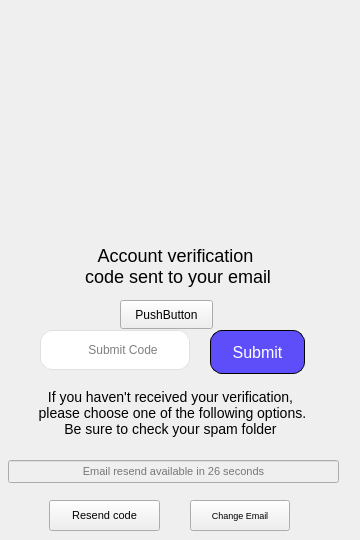
    <widget class="QWidget" name="verificationEmailPage">
     <widget class="QLabel" name="startLogo_6">
      <property name="geometry">
       <rect>
        <x>60</x>
        <y>90</y>
        <width>231</width>
        <height>131</height>
       </rect>
      </property>
      <property name="text">
       <string/>
      </property>
      <property name="pixmap">
       <pixmap resource="assets.qrc">:/logo/resources/StartVPNlogo.png.png</pixmap>
      </property>
      <property name="scaledContents">
       <bool>true</bool>
      </property>
      <property name="alignment">
       <set>Qt::AlignCenter</set>
      </property>
     </widget>
     <widget class="QLabel" name="loginLabel_7">
      <property name="geometry">
       <rect>
        <x>0</x>
        <y>240</y>
        <width>351</width>
        <height>51</height>
       </rect>
      </property>
      <property name="styleSheet">
       <string notr="true">font : 18px; color : Bold;</string>
      </property>
      <property name="text">
       <string>Account verification 
 code sent to your email</string>
      </property>
      <property name="alignment">
       <set>Qt::AlignCenter</set>
      </property>
     </widget>
     <widget class="QWidget" name="usernameWidget_5" native="true">
      <property name="geometry">
       <rect>
        <x>40</x>
        <y>330</y>
        <width>150</width>
        <height>40</height>
       </rect>
      </property>
      <property name="styleSheet">
       <string notr="true">background-color:white;border-radius:12px;border:1px solid #E0E0E0;</string>
      </property>
      <layout class="QHBoxLayout" name="usernameLayout_5">
       <property name="leftMargin">
        <number>1</number>
       </property>
       <property name="topMargin">
        <number>1</number>
       </property>
       <property name="rightMargin">
        <number>1</number>
       </property>
       <property name="bottomMargin">
        <number>1</number>
       </property>
       <item>
        <spacer name="horizontalSpacer_2">
         <property name="orientation">
          <enum>Qt::Horizontal</enum>
         </property>
         <property name="sizeHint" stdset="0">
          <size>
           <width>40</width>
           <height>20</height>
          </size>
         </property>
        </spacer>
       </item>
       <item>
        <widget class="QLineEdit" name="emailVerificationCodeLineEdit">
         <property name="font">
          <font>
           <bold>false</bold>
          </font>
         </property>
         <property name="styleSheet">
          <string notr="true">height:40px;border:none;</string>
         </property>
         <property name="echoMode">
          <enum>QLineEdit::Password</enum>
         </property>
         <property name="placeholderText">
          <string> Submit Code</string>
         </property>
        </widget>
       </item>
      </layout>
     </widget>
     <widget class="QLabel" name="loginLabel_8">
      <property name="geometry">
       <rect>
        <x>0</x>
        <y>380</y>
        <width>341</width>
        <height>66</height>
       </rect>
      </property>
      <property name="styleSheet">
       <string notr="true">font : 14px; color : Bold;</string>
      </property>
      <property name="text">
       <string>If you haven't received your verification, 
 please choose one of the following options. 
Be sure to check your spam folder</string>
      </property>
      <property name="alignment">
       <set>Qt::AlignCenter</set>
      </property>
     </widget>
     <widget class="QLineEdit" name="timeSetLineEdit">
      <property name="enabled">
       <bool>false</bool>
      </property>
      <property name="geometry">
       <rect>
        <x>8</x>
        <y>460</y>
        <width>331</width>
        <height>23</height>
       </rect>
      </property>
      <property name="font">
       <font>
        <pointsize>8</pointsize>
       </font>
      </property>
      <property name="styleSheet">
       <string notr="true">display:hide;</string>
      </property>
      <property name="alignment">
       <set>Qt::AlignCenter</set>
      </property>
      <property name="placeholderText">
       <string>Email resend available in 26 seconds</string>
      </property>
     </widget>
     <widget class="QPushButton" name="btnResendCode">
      <property name="enabled">
       <bool>true</bool>
      </property>
      <property name="geometry">
       <rect>
        <x>49</x>
        <y>500</y>
        <width>111</width>
        <height>31</height>
       </rect>
      </property>
      <property name="font">
       <font>
        <pointsize>8</pointsize>
       </font>
      </property>
      <property name="cursor">
       <cursorShape>PointingHandCursor</cursorShape>
      </property>
      <property name="text">
       <string>Resend code</string>
      </property>
     </widget>
     <widget class="QPushButton" name="btnChangeEmail">
      <property name="geometry">
       <rect>
        <x>190</x>
        <y>500</y>
        <width>100</width>
        <height>31</height>
       </rect>
      </property>
      <property name="font">
       <font>
        <pointsize>7</pointsize>
       </font>
      </property>
      <property name="cursor">
       <cursorShape>PointingHandCursor</cursorShape>
      </property>
      <property name="text">
       <string>Change Email</string>
      </property>
     </widget>
     <widget class="QPushButton" name="btnSubmitEmailVerificationCode">
      <property name="geometry">
       <rect>
        <x>210</x>
        <y>330</y>
        <width>95</width>
        <height>44</height>
       </rect>
      </property>
      <property name="cursor">
       <cursorShape>PointingHandCursor</cursorShape>
      </property>
      <property name="styleSheet">
       <string notr="true">font : 16px;color: white;border: 1px solid; border-radius:12px; background-color: palette(base);background-color:#5E4EFA;</string>
      </property>
      <property name="text">
       <string>Submit</string>
      </property>
     </widget>
     <widget class="QPushButton" name="btnEmailVerificationLoader">
      <property name="geometry">
       <rect>
        <x>120</x>
        <y>300</y>
        <width>93</width>
        <height>29</height>
       </rect>
      </property>
      <property name="text">
       <string>PushButton</string>
      </property>
     </widget>
    </widget>
